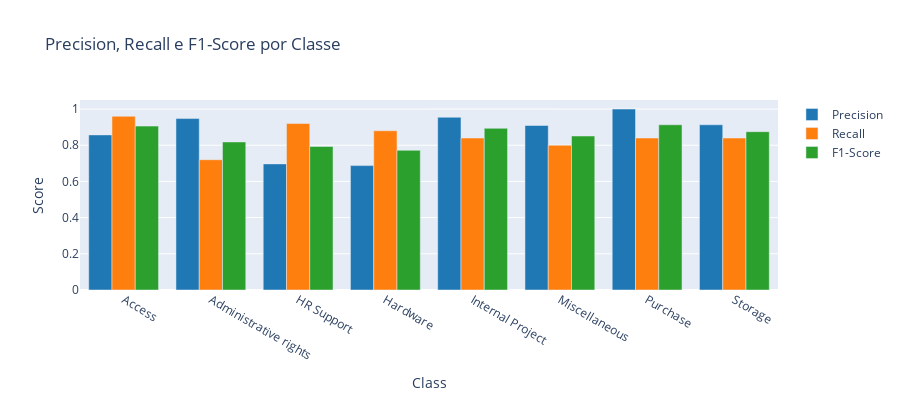

Write notebook code for a chart like this one.
### Markdown cell above
### Métricas por Classe

O gráfico abaixo mostra precision, recall e F1-score para cada classe, facilitando a identificação visual de quais classes têm melhor/pior desempenho.

### Code cell
# Gráfico de métricas por classe
plot_per_class_metrics(y_true, y_pred, classes, title="Precision, Recall e F1-Score por Classe")

### Figure 1 — Plotly figure (JSON) as saved in the notebook; plotly's stock layout.template omitted (floating-point values rounded to 4 significant figures)
{"data": [{"marker": {"color": "#1f77b4"}, "name": "Precision", "type": "bar", "x": ["Access", "Administrative rights", "HR Support", "Hardware", "Internal Project", "Miscellaneous", "Purchase", "Storage"], "y": [0.8571, 0.9474, 0.697, 0.6875, 0.9545, 0.9091, 1.0, 0.913]}, {"marker": {"color": "#ff7f0e"}, "name": "Recall", "type": "bar", "x": ["Access", "Administrative rights", "HR Support", "Hardware", "Internal Project", "Miscellaneous", "Purchase", "Storage"], "y": [0.96, 0.72, 0.92, 0.88, 0.84, 0.8, 0.84, 0.84]}, {"marker": {"color": "#2ca02c"}, "name": "F1-Score", "type": "bar", "x": ["Access", "Administrative rights", "HR Support", "Hardware", "Internal Project", "Miscellaneous", "Purchase", "Storage"], "y": [0.9057, 0.8182, 0.7931, 0.7719, 0.8936, 0.8511, 0.913, 0.875]}], "layout": {"barmode": "group", "height": 400, "title": {"text": "Precision, Recall e F1-Score por Classe"}, "xaxis": {"title": {"text": "Class"}}, "yaxis": {"range": [0, 1.05], "title": {"text": "Score"}}}}
